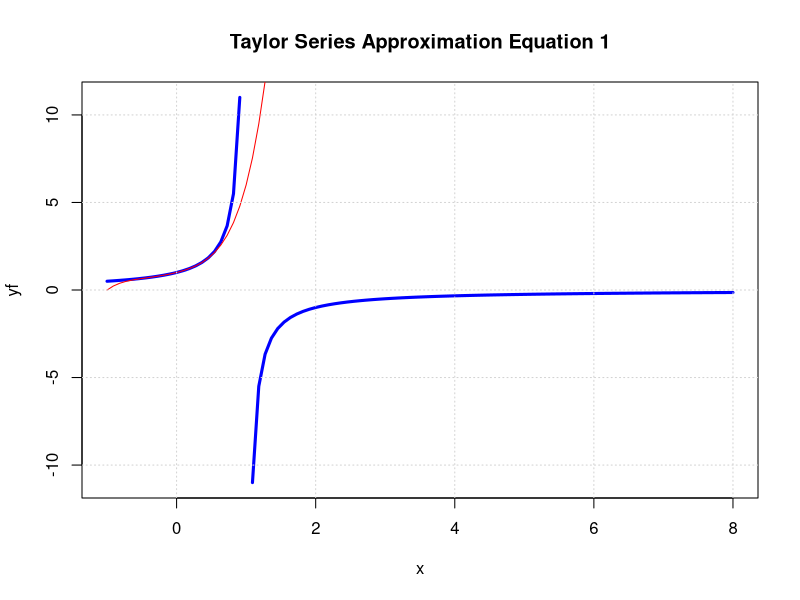
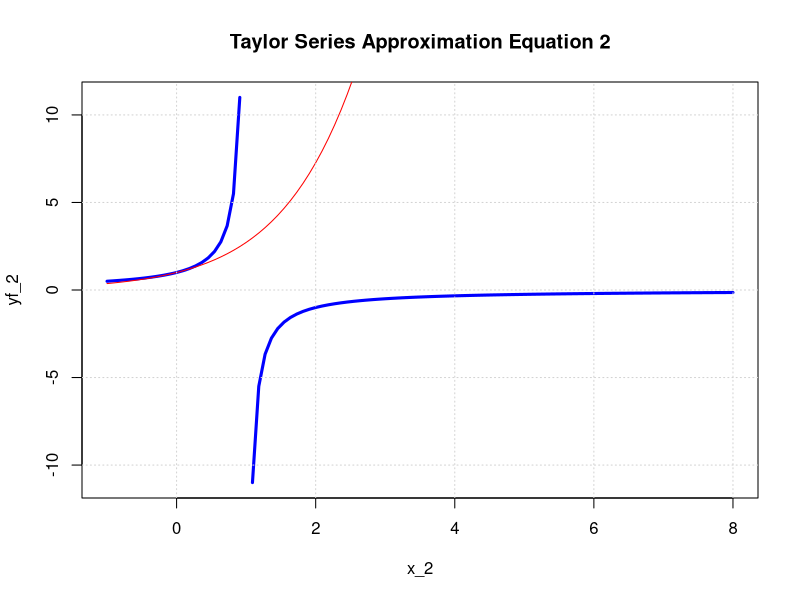
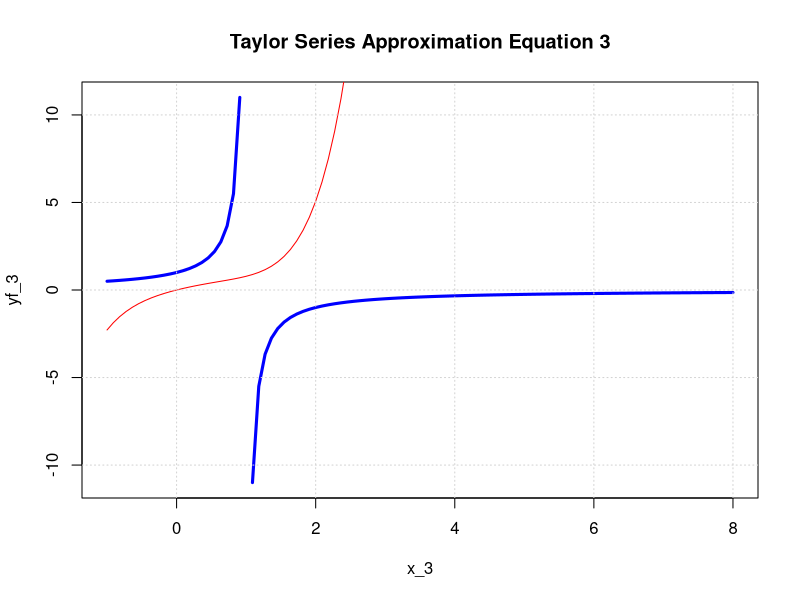
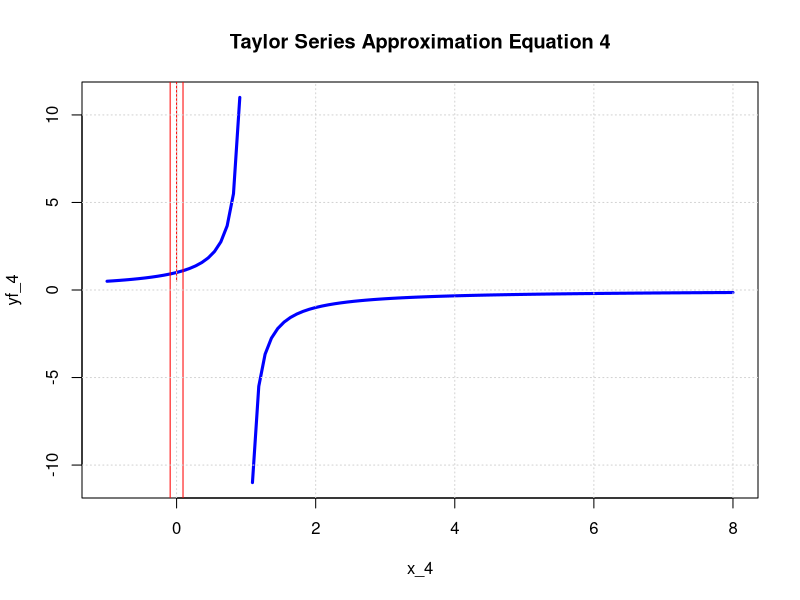

These charts were generated, in order, by the following R code:
## ---- chunk 1
knitr::opts_chunk$set(echo = TRUE)
## ---- chunk 2
library(pracma)
library(expm)
## ---- chunk 3
# Equation 1
f <- function(x) (1/(1-x))
p <- taylor(f, 0, 5)
p
sum(p)
## ---- chunk 4
x <- seq(-1, 8, length.out = 100)
yf <- f(x)
yp <- polyval(p, x)
plot(x, yf, type = "l", main = "Taylor Series Approximation Equation 1", col = "blue", lwd = 3)
lines(x, yp, col = "red")
grid()
## ---- chunk 5
# Equation 2
f_2 <- function(x) exp(x)
p_2 <- taylor(f_2, 0, 5)
p_2
sum(p_2)
## ---- chunk 6
x_2 <- seq(-1, 8, length.out = 100)
yf_2 <- f(x_2)
yp_2 <- polyval(p_2, x_2)
plot(x_2, yf_2, type = "l", main = "Taylor Series Approximation Equation 2", col = "blue", lwd = 3)
lines(x_2, yp_2, col = "red")
grid()
## ---- chunk 7
# Equation 3
f_3 <- function(x) (log(1 + x))
p_3 <- taylor(f_3, 0, 5)
p_3
sum(p_3)
## ---- chunk 8
x_3 <- seq(-1, 8, length.out = 100)
yf_3 <- f(x_3)
yp_3 <- polyval(p_3, x_3)
plot(x_3, yf_3, type = "l", main = "Taylor Series Approximation Equation 3", col = "blue", lwd = 3)
lines(x_3, yp_3, col = "red")
grid()
## ---- chunk 9
# Equation 4
f_4 <- function(x) {ifelse(x == 0, (1/2), f(x))}
p_4 <- taylor(f_4, x0 = 0, n = 5)
p_4
sum(p_4)
## ---- chunk 10
x_4 <- seq(-1, 8, length.out = 100)
yf_4 <- f(x_4)
yp_4 <- polyval(p_4, x_4)
plot(x_4, yf_4, type = "l", main = "Taylor Series Approximation Equation 4", col = "blue", lwd = 3)
lines(x_4, yp_4, col = "red")
grid()
